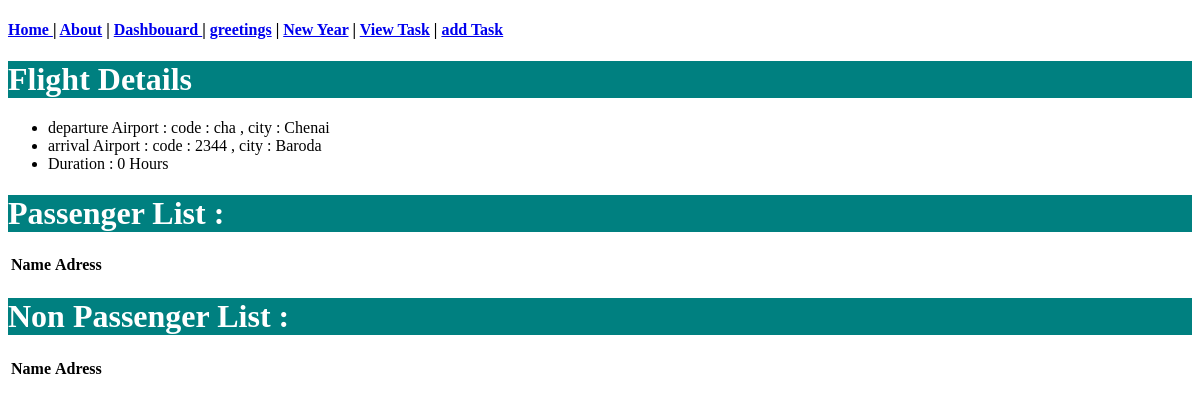
Before: /airline/flights/2 with the older database file.
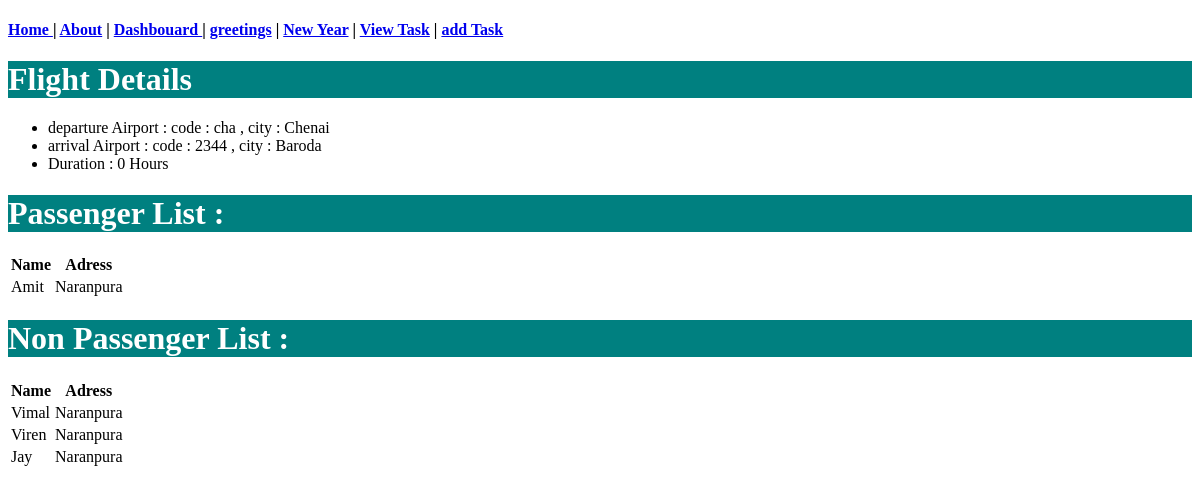
After: the same page with the newer database file.
### airline/models.py (models this page shows, shortened)
class passenger(models.Model):
    name= models.CharField(max_length=50)
    address=models.CharField(max_length=200)
    flights=models.ManyToManyField(flight, related_name='passengers')

### airline/views.py (the view)
# urls.py: path("flights/<int:flight_id>",flight_details,name="flight-details"),
def flight_details(request,flight_id):
     flightdetail=flight.objects.get(pk=flight_id)
     return render(request,"airline/flightdetail.html",
                   {
                       "flight":flightdetail,
                       "passengers":flightdetail.passengers.all(),
                        "npassenger":passenger.objects.exclude(flights=flightdetail)
                    })

### templates/airline/flightdetail.html (shortened to what this page needs)
{% extends "student/base_layout.html" %}
{% block body %}
    <h1> Flight Details </h1>
    <ul>
      <li>
          departure Airport : code : {{ flight.departure.code }} , city : {{ flight.departure.city }}
      </li>
       <li>
           arrival Airport : code : {{ flight.arrival.code }} , city : {{ flight.arrival.city }}
       </li>
       <li>
           Duration : {{ flight.duration }} Hours
       </li>
    </ul>
 <h1>
   Passenger List :
 </h1>
   <table>
      <tr>
        <th> Name </th>
        <th> Adress </th>
      </tr>
      {% for passenger in passengers %}
          <tr>
             <td> {{ passenger.name }}</td>
             <td> {{ passenger.address }}</td>
          </tr>
      {% endfor %}
   </table>
    <h1>
    Non Passenger List :
 </h1>
 <table>
      <tr>
        <th> Name </th>
        <th> Adress </th>
      </tr>
      {% for passenger in npassenger %}
          <tr>
             <td> {{ passenger.name }}</td>
             <td> {{ passenger.address }}</td>
          </tr>
      {% endfor %}
   </table>
{% endblock %}

Changed rows visible on the page:
added passenger: name "Amit", address "Naranpura", shown under "Passenger List :"
added passenger: name "Vimal", address "Naranpura", shown under "Non Passenger List :"
added passenger: name "Viren", address "Naranpura", shown under "Non Passenger List :"
added passenger: name "Jay", address "Naranpura", shown under "Non Passenger List :"
